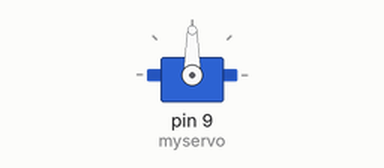
Simulated run of this sketch. Board: Arduino Uno, built with avr-gcc and run on an emulated ATmega328P. Shown: servo.

Above: at 0.05 s.
At 10.25 s:
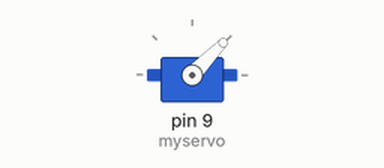
At 11.9 s:
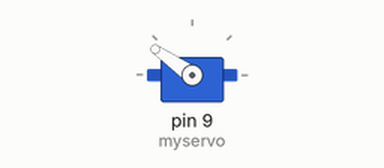
At 13.6 s:
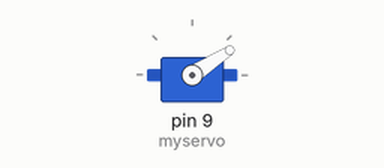
Timing chart, 0 to 17.7 s (numbered marks = the images above):
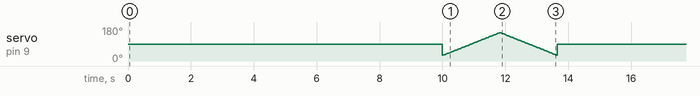

The sketch:

servo_sweep_30_150_simple.ino
```cpp
#include <Servo.h>

Servo myservo;

int pos = 0;

void setup() {
  myservo.attach(9);
}

void loop() {
  myservo.write(90);
  delay(10000);
  for (pos = 30; pos <= 150; pos += 1) {
    myservo.write(pos);
    delay(15);
  }
  for (pos = 150; pos >= 30; pos -= 1) {
    myservo.write(pos);
    delay(15);
  }
}
```
